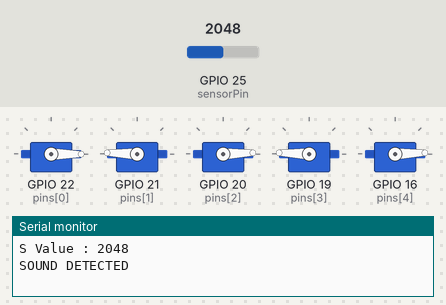
A sketch run on a simulated ESP32. On the bench: 5 × servo, the last lines printed to the serial monitor. The test bench sets the inputs (shaded band); at power-on: GPIO 25 (sensorPin) = 2048.

Above: at 7.2 s.
7.3 s: GPIO 25 (sensorPin) set to 443
At 8.52 s:
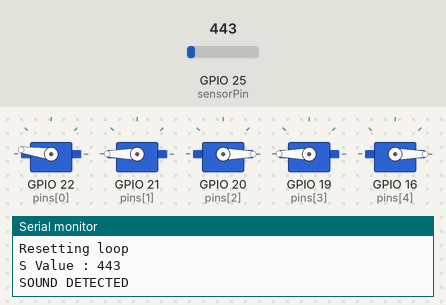
10.3 s: GPIO 25 (sensorPin) set to 372
At 10.45 s:
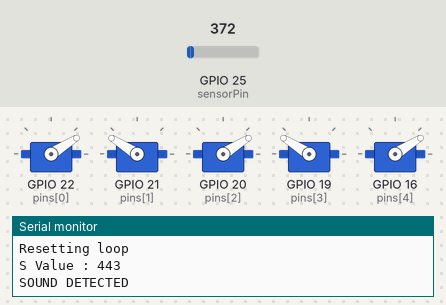
13.3 s: GPIO 25 (sensorPin) set to 440
At 20.4 s:
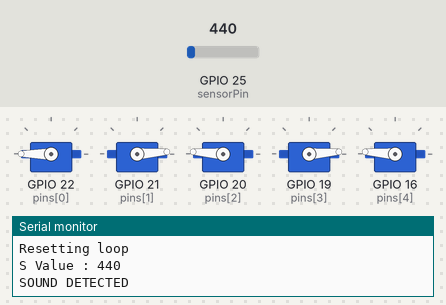
Timing chart, 0 to 27.2 s (numbered marks = the images above; inputs shaded):
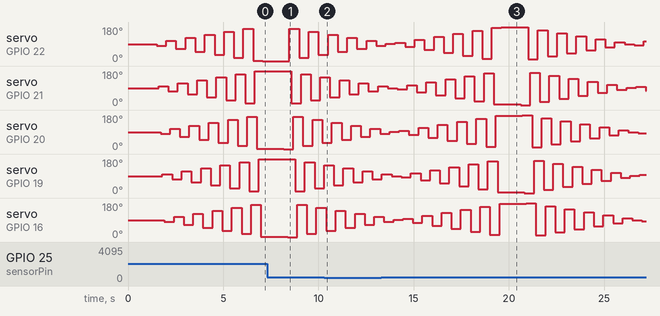

Measured:
- the behaviour switches between 401 and 400 on GPIO 25 (sensorPin) (found by bisection; images 1 and 2)

The sketch:

ServoAnimation.ino
```cpp
#include <Servo.h>

Servo myservo;  // create servo object to control a servo
Servo myservo2;  // create servo object to control a servo

Servo myservo3;  // create servo object to control a servo
Servo myservo4;  // create servo object to control a servo
Servo myservo5;  // create servo object to control a servo

int pins [] = {22, 21, 20, 19, 16};
// twelve servo objects can be created on most boards
Servo servos[] = {myservo, myservo2, myservo3, myservo4, myservo5};
int pos = 0;    // variable to store the servo position
int lowestPinNum = 19;
int NUM_SERVOS = 5;
void setup() {
  Serial.begin(9600);

  for (int x = 0; x < NUM_SERVOS; x++) {
    servos[x].attach(pins[x]);
  }


}


long previousMillis = millis();
long currentMillis = millis();

boolean beingTouched = false;
int currentServoIndex = 0;

int positionToWriteToHigh = 90;
int positionToWriteToLow = 90;
int positionStagger = 8;
long currentMillisFullLoop = millis();
long previousMillisFullLoop = millis();

long resetCurrentMillis = millis();
long resetPreviousMillis = millis();


boolean up = true;
boolean animationTriggered = false;
int sensorPin = A18;    // select the input pin for the potentiometer
int sensorValue = 0;  // variable to store the value coming from the sensor

void loop() {
  currentMillis = millis();
  currentMillisFullLoop = millis();
  resetCurrentMillis = millis();

  if ((resetCurrentMillis - resetPreviousMillis > 8000) && animationTriggered) {

    animationTriggered = false;
    Serial.println("Resetting loop");

  }

  sensorValue = analogRead(sensorPin);
//  Serial.println(sensorValue);
  // turn the ledPin on
  if (sensorValue > 400 && !animationTriggered) {
    Serial.print("S Value : ");
    Serial.println(sensorValue);
    animationTriggered = true;
    resetCurrentMillis = millis();
    resetPreviousMillis = millis();
    Serial.println("SOUND DETECTED");
  }


//   Once all Servos have completed all movement then take a break
  if ((currentMillisFullLoop - previousMillisFullLoop > 1000) && animationTriggered) {
    if (currentMillis - previousMillis > 100) {
      //    Serial.print("Moving pin : ");
      //    Serial.println(pins[currentServoIndex]);
      //
      //    Serial.print("Moving x many degrees : ");
      //    Serial.println(positionToWriteToHigh);
      if (currentServoIndex >= NUM_SERVOS) {
        positionToWriteToHigh += positionStagger;
        positionToWriteToLow -= positionStagger;
        currentServoIndex = 0;

      }

      if (positionToWriteToHigh > 180) {
        positionToWriteToHigh = 0;


      }

      if (positionToWriteToLow < 0) {
        positionToWriteToLow = 180;
        previousMillisFullLoop = currentMillisFullLoop;

      }

      if (up) {

        moveServoRight(currentServoIndex, positionToWriteToHigh);
        up = false;
      } else {
        moveServoRight(currentServoIndex, positionToWriteToLow);
        up = true;


      }


      currentServoIndex++;
      previousMillis = currentMillis;


    }

  }
}

void moveServoRight(int pin, int servoPosition) {

  servos[pin].write(servoPosition);

}


int maxDegreess = 180;
int minDegrees = 0;

void moveServo(int pin) {

  for (pos = 0; pos <= 180; pos += 1) { // goes from 0 degrees to 180 degrees
    // in steps of 1 degree
    servos[pin].write(pos);              // tell servo to go to position in variable 'pos'
    delay(5);                       // waits 15ms for the servo to reach the position
  }

  for (pos = 180; pos >= 0; pos -= 1) { // goes from 180 degrees to 0 degrees
    servos[pin].write(pos);              // tell servo to go to position in variable 'pos'
    delay(5);                       // waits 15ms for the servo to reach the position
  }

}
boolean isBeingTouched() {

  int currentTouchReading = touchRead(23);
  return (currentTouchReading > 2000);


}
```
